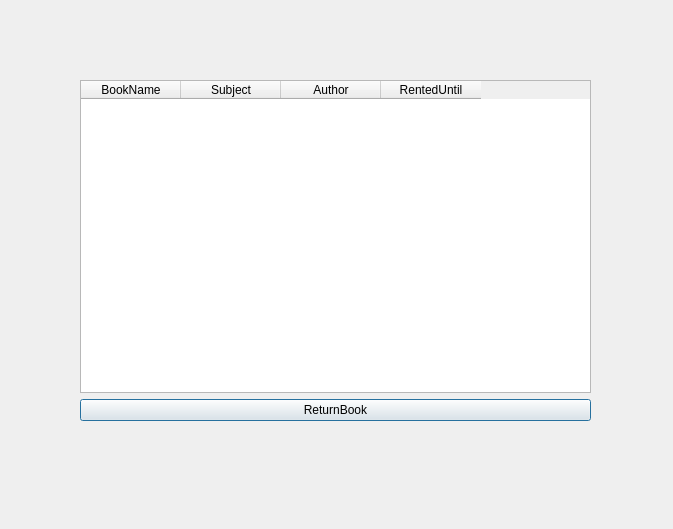
<?xml version="1.0" encoding="UTF-8"?>
<ui version="4.0">
 <class>Window_ReturnBook</class>
 <widget class="QDialog" name="Window_ReturnBook">
  <property name="geometry">
   <rect>
    <x>0</x>
    <y>0</y>
    <width>673</width>
    <height>529</height>
   </rect>
  </property>
  <property name="windowTitle">
   <string>Dialog</string>
  </property>
  <widget class="QWidget" name="">
   <property name="geometry">
    <rect>
     <x>80</x>
     <y>80</y>
     <width>511</width>
     <height>341</height>
    </rect>
   </property>
   <layout class="QVBoxLayout" name="verticalLayout">
    <item>
     <widget class="QTableWidget" name="tableWidget_BorrowedBooks">
      <column>
       <property name="text">
        <string>BookName</string>
       </property>
      </column>
      <column>
       <property name="text">
        <string>Subject</string>
       </property>
      </column>
      <column>
       <property name="text">
        <string>Author</string>
       </property>
      </column>
      <column>
       <property name="text">
        <string>RentedUntil</string>
       </property>
      </column>
     </widget>
    </item>
    <item>
     <widget class="QPushButton" name="pushButton_ReturnBook">
      <property name="text">
       <string>ReturnBook</string>
      </property>
     </widget>
    </item>
   </layout>
  </widget>
 </widget>
 <resources/>
 <connections/>
</ui>
